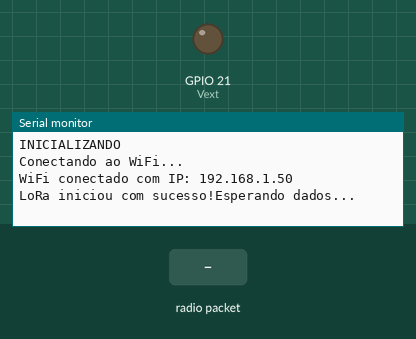
Simulated run of this sketch. Board: ESP32. Parts: output pins drawn as LEDs (lit = HIGH), the last lines printed to the serial monitor. The inputs (shaded band) are chosen by the test bench. WiFi joins after 1.5 s; servers stay silent unless stated; no radio packets arrive unless stated.

Above: at 10.9 s.
11.0 s: radio packet "winetiot2303" arrives
At 11.9 s:
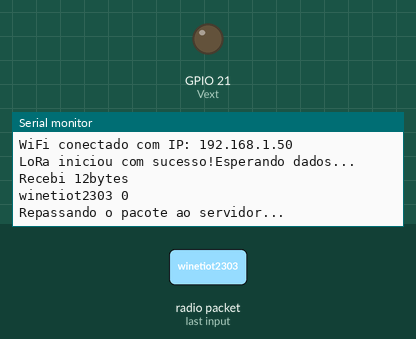
12.5 s: radio packet "JOIN|0|0|0" arrives
At 13.2 s:
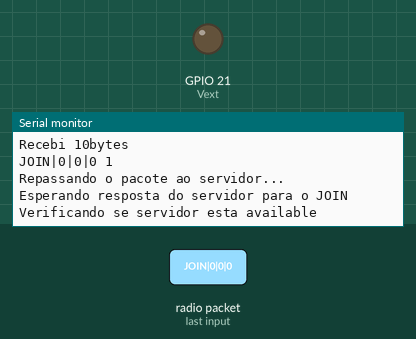

Measured:
- after the input at 11.0 s, the serial monitor: prints a new line at once (image 1)
- after the input at 12.5 s, the serial monitor: prints a new line at once (image 2)

The sketch:

gateway.ino
```cpp
#include <SPI.h>
#include <LoRa.h>
#include <Wire.h>
#include <WiFi.h>

#define SCK     5    // GPIO5  -- SX127x's SCK
#define SDA     4    // GPIO4  -- SX127x's SDA
#define SCL     15   // GPIO15 -- SX127X's SCL
#define MISO    19   // GPIO19 -- SX127x's MISO
#define MOSI    27   // GPIO27 -- SX127x's MOSI
#define SS      18   // GPIO18 -- SX127x's CS
#define RST     14   // GPIO14 -- SX127x's RESET
#define DI00    26   // GPIO26 -- SX127x's IRQ(Interrupt Request)
#define RST_LED 16   // GPIO16 -- OLED reset pin
#define LED     25   // GPIO25 -- LED Light pin
#define BAND    915E6  //you can set band here directly,e.g. 868E6,915E6
#define PABOOST true
#define V2   1
#ifdef V2 //WIFI Kit series V1 not support Vext control
  #define Vext  21
#endif

// Conexao WiFi
//const char* ssid = "Alexa";
//const char* password = "winetiot2303";
//const char * host = "150.164.10.115";

const char* ssid = "!!VIRUS!!";
const char* password = "qwertyuiop";
const char * host = "192.168.0.27";
const uint16_t port = 5000;

WiFiClient client;

// LoRa
String rssi = "RSSI --";
String packSize = "--";
String packet;

// Protocol
unsigned int counter = 0;

// Parse lora packet
void loraData(){
	Serial.println("Recebi " + packSize + "bytes \n"+ packet + " " + counter);
	counter++;
  String newpacket = packet;
	WiFiClient client;
	// send to wifi server
	if (!client.connect(host, port)) {
		Serial.println("Connection to host failed");
		delay(10);
		return;
	}
  Serial.println("Repassando o pacote ao servidor...");
	client.print(newpacket);

  if (packet == "JOIN|0|0|0") {
    String s ="";
    Serial.println("Esperando resposta do servidor para o JOIN");
    int response;
    Serial.println("Verificando se servidor esta available");
    char c = 'a';
    while(c != 'J'){
      c = client.read();
    }
    Serial.println("Iniciando Leitura");
    while (c >= 0 && c <= 127) {
      s +=c;
      c = client.read();
    }
    Serial.println("Recebi resposta: " + s);
    sendLoraPacket(s);
  }
}

void sendLoraPacket(String message) {
    LoRa.beginPacket();
    Serial.println("Enviando resposta LoRa");
    LoRa.print(message);
    LoRa.endPacket();
}

void cbk(int packetSize) {
	packet ="";
	packSize = String(packetSize,DEC);
	for (int i = 0; i < packetSize; i++) {
		packet += (char) LoRa.read();
	}
	rssi = "RSSI " + String(LoRa.packetRssi(), DEC);
	loraData();
}

void setup() {
	pinMode(Vext,OUTPUT);
	digitalWrite(Vext, LOW);    // set GPIO16 low to reset OLED
	delay(1500);

	//inicializa o log no computador para debug
	Serial.begin(115200);
	SPI.begin(SCK,MISO,MOSI,SS);
	LoRa.setPins(SS,RST,DI00);

	// conexao wifi
	Serial.println("INICIALIZANDO");
	WiFi.begin(ssid, password);
	while (WiFi.status() != WL_CONNECTED) {
		delay(5000);
		Serial.println("Conectando ao WiFi...");
	}
	Serial.print("WiFi conectado com IP: ");
	Serial.println(WiFi.localIP());

	while (!client.connect(host, port)) {
		Serial.println("Conexão falhou");
		delay(100);
	}

	if (!LoRa.begin(BAND)) {
		Serial.println("Falha inicialização loRa!");
		while (1);
	}

	Serial.print("LoRa iniciou com sucesso!");
	Serial.println("Esperando dados... ");
	delay(3000);
	//LoRa.onReceive(cbk);
	LoRa.receive();
}

void loop() {
	int packetSize = LoRa.parsePacket();
	if (packetSize) {
		cbk(packetSize);
	}
	delay(10);
}
```
